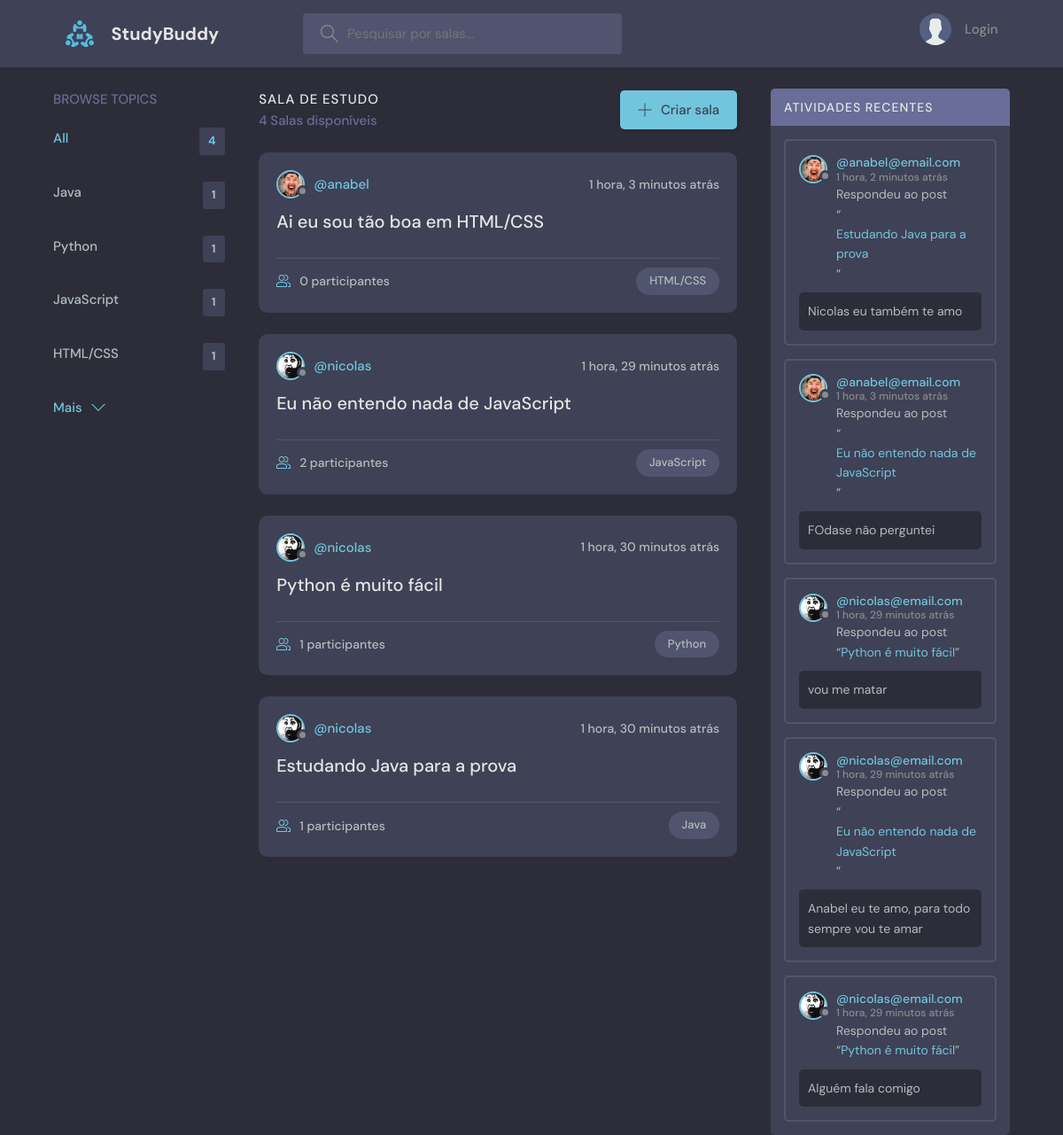
The page / on the database its author committed.
### base/models.py (models this page shows, shortened)
class Topic(models.Model):
    name = models.CharField(max_length=200)

class Room(models.Model):
    host = models.ForeignKey(User, on_delete=models.SET_NULL, null=True, blank=True)
    topic = models.ForeignKey(Topic, on_delete=models.SET_NULL, null=True, blank=True)
    name = models.CharField(max_length=200)
    description = models.TextField(null=True, blank=True)
    participants = models.ManyToManyField(User, related_name='participants', blank=True)
    updated = models.DateTimeField(auto_now=True) #salva sempre que atualiza
    created = models.DateTimeField(auto_now_add=True) #salva apenas na criação
    class Meta:
        ordering = ['-updated', '-created']
    def __str__(self):
        return self.name

class User(AbstractUser):
    name = models.CharField(max_length=200, null=True)
    email = models.EmailField(null=True, unique=True)
    bio = models.TextField(null=True)
    avatar = models.ImageField(null=True, default='avatar.svg')
    USERNAME_FIELD = 'email'
    REQUIRED_FIELDS = []

class Message(models.Model):
    user = models.ForeignKey(User, on_delete=models.CASCADE)
    room = models.ForeignKey(Room, on_delete=models.CASCADE)
    body = models.TextField()
    updated = models.DateTimeField(auto_now=True) #salva sempre que atualiza
    created = models.DateTimeField(auto_now_add=True) #salva apenas na criação
    class Meta:
        ordering = ['-updated', '-created']
    def __str__(self):
        return self.body[:50] #retorna os 50 primeiros caracteres da mensagem

### base/views.py (the view)
# urls.py: path('', views.home, name='home'),
def home(request):
    q = request.GET.get('q') if request.GET.get('q')!=None else ''
    salas = Room.objects.filter( #Isso faz uma busca por nome do topico, nome da sala e descrição da sala
        Q(topic__name__icontains=q) | #Isso faz uma busca por nome do topico
        Q(name__icontains=q) | #Isso faz uma busca por nome da sala
        Q(description__icontains=q) #Isso faz uma busca por descrição da sala
        )
    topicos = Topic.objects.all()[0:5]
    sala_count = salas.count()
    room_messages = Message.objects.filter(Q(room__topic__name__icontains=q))
    context = {'salas': salas, 'topicos': topicos, 'sala_count': sala_count, 'room_messages': room_messages}
    return render(request, 'base/home.html', context)

### base/templates/base/home.html (shortened to what this page needs)
{% extends 'main.html' %}
{% block content %}
    <main class="layout layout--3">
      <div class="container">
        {% include 'base/topics_component.html' %}
        <div class="roomList">
          <div class="roomList__header">
            <div>
              <h2>Sala de Estudo</h2>
              <p>{{sala_count}} Salas disponíveis</p>
            </div>
            <a class="btn btn--main" href="{% url 'create_sala' %}">
              <svg version="1.1" xmlns="http://www.w3.org/2000/svg" width="32" height="32" viewBox="0 0 32 32">
                <title>adicionar</title>
                <path
                  d="M16.943 0.943h-1.885v14.115h-14.115v1.885h14.115v14.115h1.885v-14.115h14.115v-1.885h-14.115v-14.115z"
                ></path>
              </svg>
              Criar sala
            </a>
          </div>
          {% include 'base/feed_component.html' %}
        </div>
        {% include 'base/activity_component.html' %}
      </div>
    </main>
{% endblock content %}

### base/templates/base/topics_component.html
<div class="topics">
    <div class="topics__header">
      <h2>Browse Topics</h2>
    </div>
    <ul class="topics__list">
      <li>
        <a href="{% url 'home' %}" class="active">All <span>{{topicos.count}}</span></a>
      </li>
      {% for topico in topicos %}
      <li>
        <a href="{% url 'home' %}?q={{topico.name}}">{{topico.name}} <span>{{topico.room_set.all.count}}</span></a>
      </li>
      {% endfor %}
    </ul>
    <a class="btn btn--link" href="{% url 'topics' %}">
      Mais
      <svg version="1.1" xmlns="http://www.w3.org/2000/svg" width="32" height="32" viewBox="0 0 32 32">
        <title>chevron-down</title>
        <path d="M16 21l-13-13h-3l16 16 16-16h-3l-13 13z"></path>
      </svg>
    </a>
  </div>

### base/templates/base/feed_component.html (shortened to what this page needs)
{%for sala in salas %}
<div class="roomListRoom">
    <div class="roomListRoom__header">
      <a href="{% url 'user_profile' sala.host.id %}" class="roomListRoom__author">
        <div class="avatar avatar--small">
          <img src="{{sala.host.avatar.url}}" />
        </div>
        <span>@{{sala.host.username}}</span>
      </a>
      <div class="roomListRoom__actions">
        <span>{{sala.created|timesince}} atrás</span>
      </div>
    </div>
    <div class="roomListRoom__content">
      <a href="{% url 'sala' sala.id %}">{{sala.name}}</a>
    </div>
    <div class="roomListRoom__meta">
      <a href="{% url 'sala' sala.id %}" class="roomListRoom__joined">
        {{sala.participants.all.count}} participantes
      </a>
      <p class="roomListRoom__topic">{{sala.topic.name}}</p>
    </div>
</div>
{%endfor%}

### base/templates/base/activity_component.html (shortened to what this page needs)
<div class="activities">
    <div class="activities__header">
      <h2>Atividades Recentes</h2>
    </div>
    {% for message in room_messages %}
    <div class="activities__box">
      <div class="activities__boxHeader roomListRoom__header">
        <a href="{% url 'user_profile' message.user.id %}" class="roomListRoom__author">
          <div class="avatar avatar--small">
            <img src="{{message.user.avatar.url}}" />
          </div>
          <p>
            @{{message.user}}
            <span>{{message.created|timesince}} atrás</span>
          </p>
        </a>
      </div>
      <div class="activities__boxContent">
        <p>Respondeu ao post <br>“<a href="{% url 'sala' message.room.id %}">{{message.room}}</a>”</p>
        <div class="activities__boxRoomContent">
          {{message}}
        </div>
      </div>
    </div>
    {% endfor %}
  </div>

### rows shown on the page
Topic: name "Java", room_set.all.count "1"
Topic: name "Python", room_set.all.count "1"
Topic: name "JavaScript", room_set.all.count "1"
Topic: name "HTML/CSS", room_set.all.count "1"
Room: host.avatar (picture), host.username "anabel", created "1 hora, 3 minutos", name "Ai eu sou tão boa em HTML/CSS", participants.all.count "0", topic.name "HTML/CSS"
Room: host.avatar (picture), host.username "nicolas", created "1 hora, 29 minutos", name "Eu não entendo nada de JavaScript", participants.all.count "2", topic.name "JavaScript"
Room: host.avatar (picture), host.username "nicolas", created "1 hora, 30 minutos", name "Python é muito fácil", participants.all.count "1", topic.name "Python"
Room: host.avatar (picture), host.username "nicolas", created "1 hora, 30 minutos", name "Estudando Java para a prova", participants.all.count "1", topic.name "Java"
Message: user.avatar (picture), user "anabel@email.com", created "1 hora, 2 minutos", room "Estudando Java para a prova", body "Nicolas eu também te amo"
Message: user.avatar (picture), user "anabel@email.com", created "1 hora, 3 minutos", room "Eu não entendo nada de JavaScript", body "FOdase não perguntei"
Message: user.avatar (picture), user "nicolas@email.com", created "1 hora, 29 minutos", room "Python é muito fácil", body "vou me matar"
Message: user.avatar (picture), user "nicolas@email.com", created "1 hora, 29 minutos", room "Eu não entendo nada de JavaScript", body "Anabel eu te amo, para todo sempre vou te amar"
Message: user.avatar (picture), user "nicolas@email.com", created "1 hora, 29 minutos", room "Python é muito fácil", body "Alguém fala comigo"

### other values the page prints
{{ topicos.count }} "4"
{{ sala_count }} "4"
